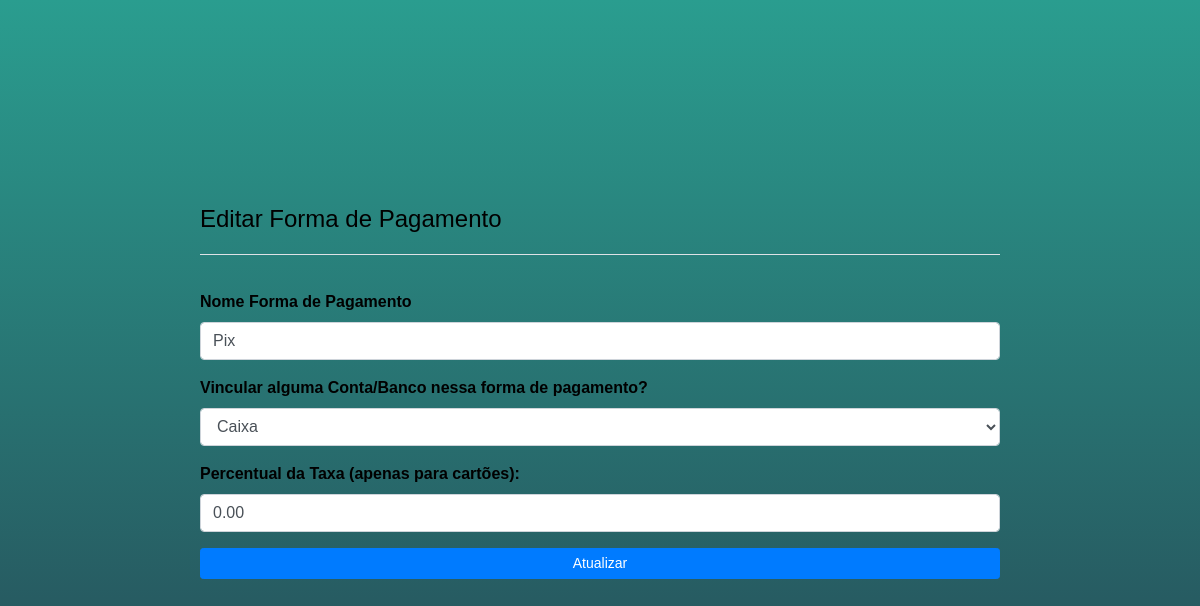
Page /editar_fmpag.php?id_fmpag=3 (signed in) on the committed database.
### tables this page shows
CREATE TABLE `fm_pag` (
  `id_fmpag` int(5) NOT NULL,
  `nome_fmpag` varchar(100) DEFAULT NULL,
  `banco_vinculado` varchar(45) DEFAULT NULL,
  `deletado` char(1) DEFAULT NULL,
  `id_reg_delet` int(5) DEFAULT NULL,
  `id_reg_edit` int(5) DEFAULT NULL,
  `percentual_taxa` decimal(5,2) DEFAULT 0.00
);

CREATE TABLE `banco` (
  `idBanco` int(5) NOT NULL,
  `nomeBanco` varchar(150) NOT NULL,
  `agencia` varchar(20) NOT NULL,
  `cc` varchar(50) NOT NULL,
  `valor_banco` decimal(10,2) DEFAULT NULL
);

### editar_fmpag.php (the view, shortened to what this page needs)
<?php
include_once 'conexao.php';
include_once('head.php');
$id_fmpag = $_GET['id_fmpag'];
?>
<div style="padding:20px 0;max-width:800px" class="container">
    <h4 style="padding:0 0 20px 0;margin-bottom:35px;" class="border-bottom">Editar Forma de Pagamento</h4>
    <form action="atualizar_fmpag.php" method="POST">
        <?php
        $sql = "SELECT * FROM fm_pag WHERE id_fmpag = $id_fmpag";
        $retorno = mysqli_query($conexao, $sql);
        while ($array = mysqli_fetch_array($retorno, MYSQLI_ASSOC)) {
            $nome_fmpag = $array['nome_fmpag'];
            $banco_vinculado = $array['banco_vinculado'];
            $percentual_taxa = $array['percentual_taxa'];
        ?>
            <div class="form-group">
                <label for="nomeCategoria">Nome Forma de Pagamento</label>
                <input type="text" class="form-control" id="nome_fmpag" placeholder="Digite o nome da Forma de Pagamento"
                    name="nome_fmpag" required autocomplete="off" value="<?= $nome_fmpag ?>">
            </div>
            <div class="form-group">
                <label for="banco_vinculado">Vincular alguma Conta/Banco nessa forma de pagamento? </label>
                <select class="form-control" id="banco_vinculado" name="banco_vinculado">
                    <?php
                    $sqlnome = "SELECT * FROM banco ORDER BY nomeBanco ASC";
                    $retornonome = mysqli_query($conexao, $sqlnome);
                    while ($array = mysqli_fetch_array($retornonome, MYSQLI_ASSOC)) {
                        $nomeBanco = $array["nomeBanco"];
                    ?>
                        <option <?= ($nomeBanco == $banco_vinculado) ? 'selected' : ''; ?>><?= $nomeBanco ?></option>
                    <?php } ?>
                </select>
            </div>
            <div class="form-group">
                <label for="percentual_taxa">Percentual da Taxa (apenas para cartões): </label>
                <input type="number" step="0.01" class="form-control" id="percentual_taxa"
                    placeholder="Digite o percentual da taxa, se houver" name="percentual_taxa"
                    value="<?= $percentual_taxa ?>">
            </div>
            <button type="submit" class="btn-enviar btn btn-primary btn-sm btn-block">Atualizar</button>
        <?php } ?>
    </form>
</div>

### rows in the picture
fm_pag: nome_fmpag "Pix", banco_vinculado "Caixa", percentual_taxa "0.00"
